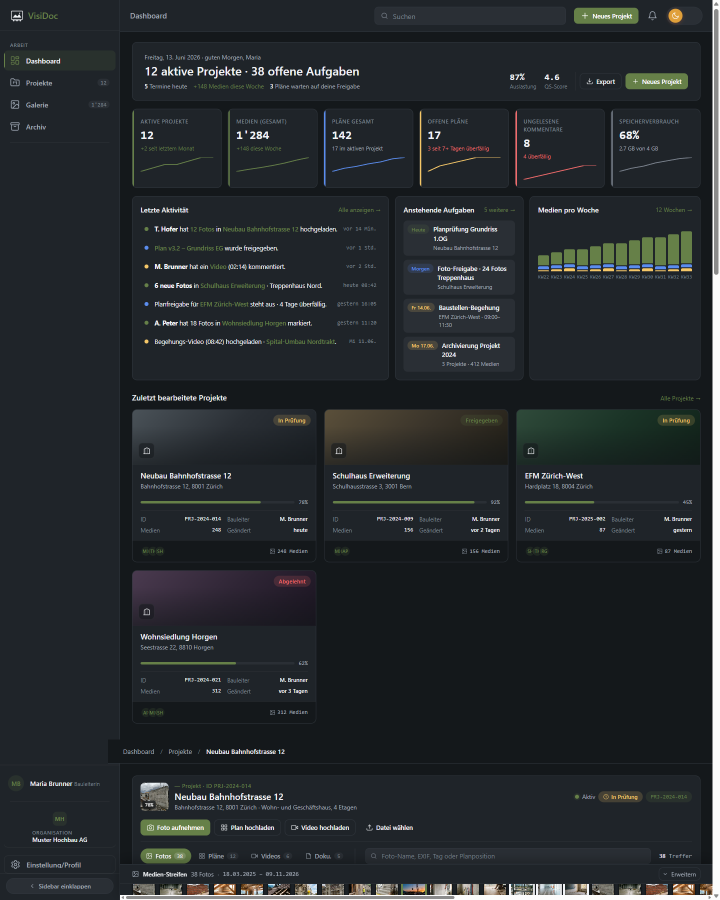
#> input picture frontend/prototypes/screenshots/dashboard-before.png, 1440 x 1800 px, found by its file name (shown at 1/2 size)
$ python crop_screenshots.py
#> lines starting #> are read from the running program, lines starting #| are printed output that depends on the picture
"""Crop a high-res hero+kpi+row3 region from the existing full-page screenshots."""
from PIL import Image
from pathlib import Path

base = Path(r"C:\Users\joshu\SwissAIAgencyUseCases\BauDocu\baufortschritt-dokumentation-app\frontend\prototypes\screenshots")
for name in ("dashboard-before.png", "dashboard-after.png"):
    img = Image.open(base / name)
#> img is the input picture: PIL image 1440x1800 RGB; mean R, G, B 37.7, 42.3, 45.3
    w, h = img.size
#> w = 1440; h = 1800
    print(f"{name}: {w}x{h}")
#| dashboard-before.png: 1440x1800
    # Hero + KPI grid (top ~900px at 1440 wide), then 3-col row to ~1500
    # Crop generously; we want enough to see borders/shadows clearly.
    crop = img.crop((0, 0, w, min(1600, h)))
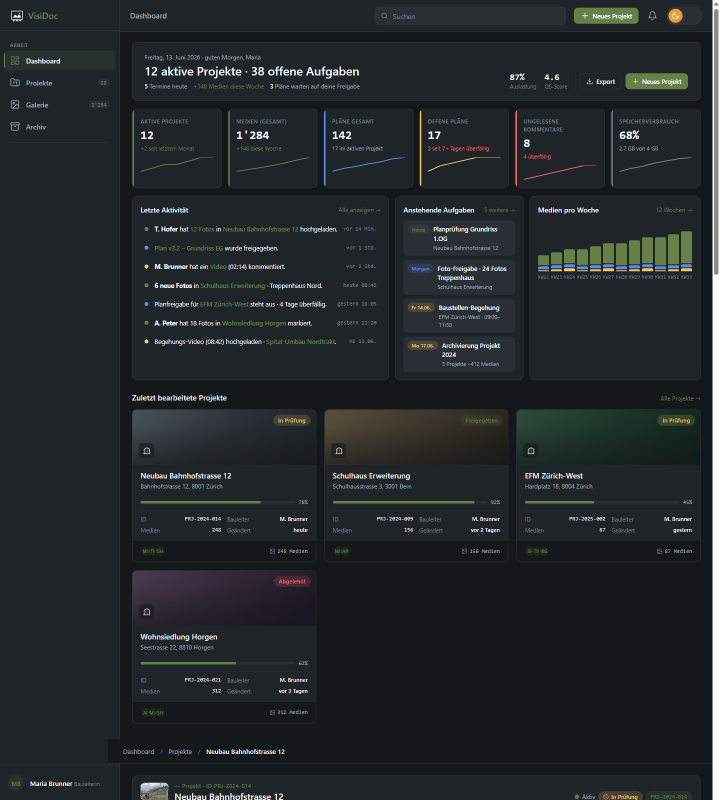
#> crop: PIL image 1440x1600 RGB (shown at 1/2 size); mean R, G, B 35.6, 40.3, 43.4
    out = base / name.replace(".png", "-crop.png")
    crop.save(out, optimize=True)
    print(f"  -> {out.name} {crop.size}")
#|   -> dashboard-before-crop.png (1440, 1600)
